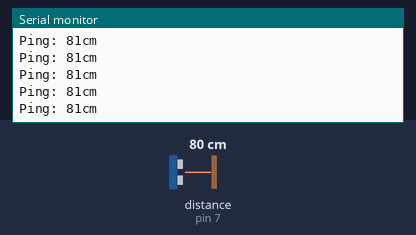
This sketch was run on a simulated Arduino Uno, built with avr-gcc and run on an emulated ATmega328P. Shown: the last lines printed to the serial monitor. The test bench sets the inputs (shaded band); at power-on: distance to the obstacle (sensor on pin 7) 80 cm. The echo pulse lasts 58.3 µs per cm.

Above: at 1.2 s.
1.3 s: distance to the obstacle (sensor on pin 7) set to 35 cm
At 1.34 s:
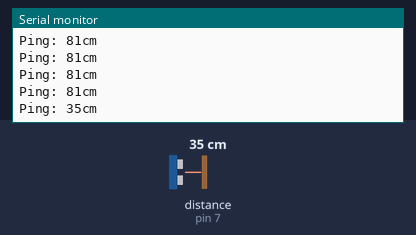
4.3 s: distance to the obstacle (sensor on pin 7) set to 2 cm
At 4.3 s:
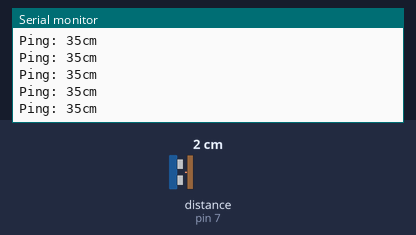
Timing chart, 0 to 7.3 s (numbered marks = the images above; inputs shaded):
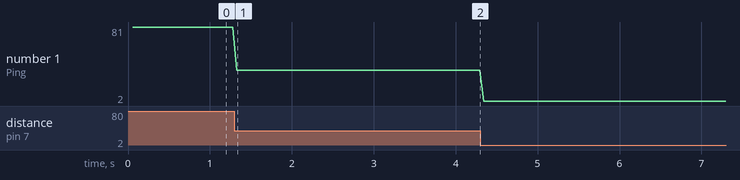

Measured:
- after the input at 1.3 s, the serial monitor: prints a new line at once (image 1)
- plotted number 1: 81 → 35 after the input at 1.3 s, 35 → 2 after the input at 4.3 s

The sketch:

sona_distance.ino
```cpp
#include <NewPing.h>
#define Trigger_Pin 8
#define Echo_Pin 7
#define Max_Distance 200
NewPing sonar(Trigger_Pin, Echo_Pin,Max_Distance);
void setup()
{
 Serial.begin(9600);
}

void loop()
{
  delay(50);
  unsigned int uS= sonar.ping();
  pinMode(Echo_Pin, OUTPUT);
  digitalWrite(Echo_Pin, LOW);
  pinMode(Echo_Pin,INPUT);
  Serial.print("Ping: ");
  Serial.print(uS/US_ROUNDTRIP_CM);
  Serial.println("cm");
}
```
